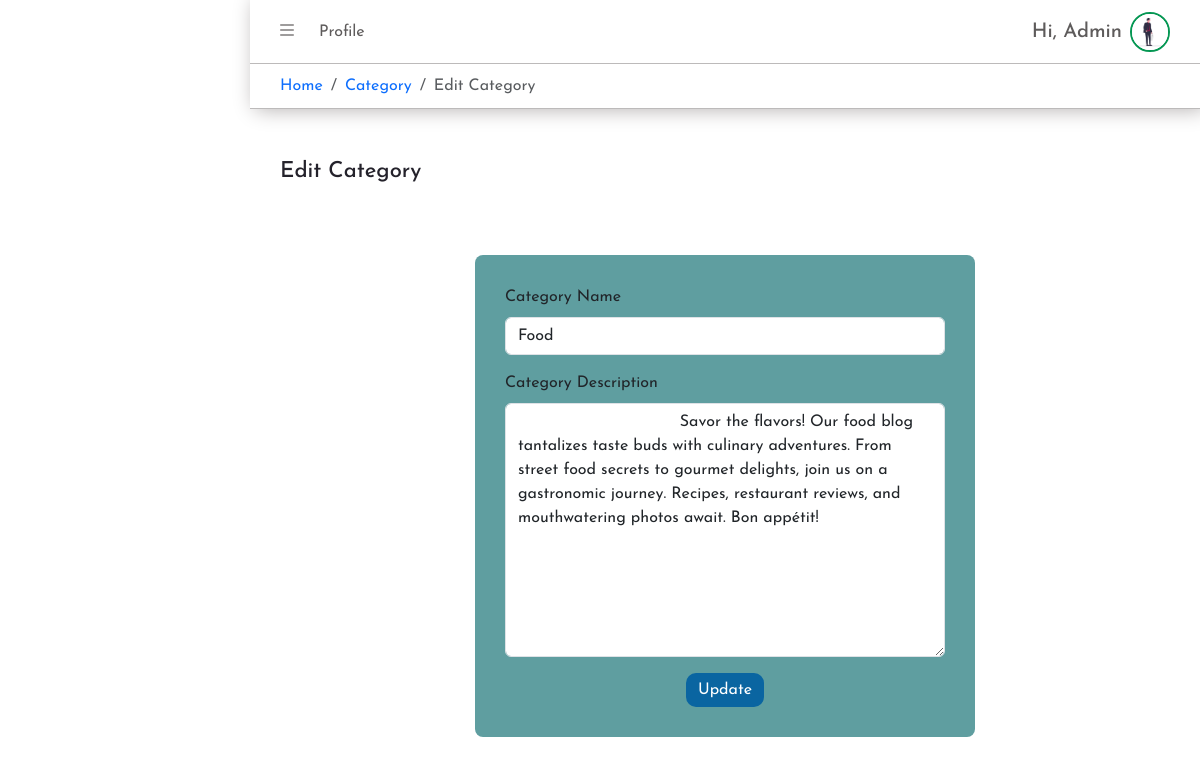
Screenshot of /admin/edit-category.php?cate-id=1 (signed in) with the database file from the repository.
### tables this page shows
CREATE TABLE `user` (
  `user_id` int(11) NOT NULL,
  `user_name` varchar(255) NOT NULL,
  `user_email` varchar(255) NOT NULL,
  `user_password` varchar(255) NOT NULL,
  `avatar` varchar(255) DEFAULT NULL,
  `user_role` enum('admin','user','blogger') NOT NULL DEFAULT 'user',
  `token` int(11) DEFAULT NULL,
  `create_user_data` varchar(255) DEFAULT NULL,
  `update_user_data` varchar(255) DEFAULT NULL,
  `user_show` enum('0','1') NOT NULL DEFAULT '1'
);

CREATE TABLE `post_category` (
  `category_id` int(11) NOT NULL,
  `category_name` varchar(255) NOT NULL,
  `category_desc` varchar(255) NOT NULL,
  `create_category_data` varchar(255) DEFAULT NULL,
  `update_category_data` varchar(255) DEFAULT NULL,
  `category_show` enum('0','1') NOT NULL DEFAULT '1'
);

### admin/admin-save.php (called while the page is built, shortened)
<?php
require_once("../config/connect.php");
$id = $_SESSION['admin-id'];
$searchAdmin = "SELECT * FROM user WHERE user_id = '$id'";
$resSerAdmin = mysqli_fetch_assoc(mysqli_query($conn, $searchAdmin));

### admin/edit-category.php (the view, shortened to what this page needs)
<?php
require_once("../config/connect.php");
require_once("./admin-save.php");
$cate_id = $_GET['cate-id'];
$selectSQL = "SELECT * FROM post_category WHERE category_id = '$cate_id'";
$data = mysqli_fetch_assoc(mysqli_query($conn, $selectSQL));
?>
<!DOCTYPE html>
<html lang="en">
<head>
    <link rel="stylesheet" type="text/css" href="../assets/css/style.css">
    <link rel="stylesheet" type="text/css" href="../assets/css/media.css">
    <link rel="stylesheet" href="https://cdn.jsdelivr.net/npm/bootstrap@5.3.3/dist/css/bootstrap.min.css">
    <link rel="stylesheet" href="https://cdnjs.cloudflare.com/ajax/libs/font-awesome/6.5.2/css/all.min.css">
</head>
<body>
    <section id="dash-main" class="d-flex ">
        <div class="dash-view">
            <div class="dash-view-top sticky-top ">
                <header class="dash-view-header d-flex align-items-center justify-content-between">
                    <div class="dash-v-header-l">
                        <button id="dash-side-toggle"><i class="fa-solid fa-bars"></i></button>
                        <a href="./admin-profile.php" class="dash-head-link">Profile</a>
                    </div>
                    <div class="dash-v-header-r d-flex align-items-center gap-2">
                        <div class="dash-head-text">
                            <h5>Hi, <span>
                                    <?php echo $resSerAdmin['user_name']; ?>
                                </span></h5>
                        </div>
                        <div class="dash-head-img">
                            <?php if ($resSerAdmin['avatar']) : ?>
                                <img src="../uploads/<?php echo $resSerAdmin['avatar']; ?>" alt="Avatar">
                            <?php else : ?>
                                <img src="../uploads/default_avatar.png" alt="Avatar">
                            <?php endif ?>
                        </div>
                    </div>
                </header>
                <div class="dash-bread">
                    <nav aria-label="breadcrumb">
                        <ol class="breadcrumb m-0 ">
                            <li class="breadcrumb-item"><a href="./dashboard.php">Home</a></li>
                            <li class="breadcrumb-item"><a href="./manage-category.php">Category</a></li>
                            <li class="breadcrumb-item active" aria-current="page">Edit Category</li>
                        </ol>
                    </nav>
                </div>
            </div>
            <div class="dash-view-main">
                <h4 class="dash-view-heading">Edit Category</h4>
                <section id="profile-main">
                    <form class="row g-3" method="post" name="edit-cate-form">
                        <div class="col-12">
                            <label class="form-label">Category Name</label>
                            <input type="text" class="form-control" name="name" value="<?php echo $data['category_name']; ?>">
                        </div>
                        <div class="col-12">
                            <label class="form-label">Category Description</label>
                            <textarea name="desc" cols="30" rows="10" class="form-control">
                                <?php echo $data['category_desc']; ?>
                            </textarea>
                        </div>
                        <div class="col-12 d-flex gap-3 justify-content-center align-items-center profile-btn">
                            <button type="submit" name="edit-cate-btn">Update</button>
                        </div>
                    </form>
                </section>
            </div>
        </div>
    </section>
</body>
</html>

### assets/css/style.css (style rules this page uses)
* { padding: 0; margin: 0; box-sizing: border-box; text-decoration: none !important; list-style: none !important; font-family: "Josefin Sans", sans-serif; }
body, html { scroll-behavior: smooth; overflow-x: hidden; position: relative; }
:root { --white: #fff; --light: #e9e6e6; --dark: #0e123a; --primary: #11476c; --secondary: #0a65a1; --info: #3893d0; --accent1: #24222b; --accent2: #3b5aa8; --accent3: #2a6adb; --success: #059753; --warning: #e1c706; --danger: #fe0654; }
#profile-main { max-width: 500px; height: auto; margin: 70px auto; padding: 30px; background-color: #5f9ea0; border-radius: 8px; }
.profile-btn a, .profile-btn button { padding: 5px 12px; border: none; border-radius: 10px; background-color: var(--secondary); color: var(--white); }
#dash-main { width: 100%; height: 100%; }
.dash-view { width: calc(100% - 250px); height: auto; margin-left: auto; transition: 0.3s; }
.dash-view-top { background-color: var(--white); box-shadow: 5px 0px 20px 0px #b0acac; }
.dash-view-header { width: 100%; height: 64px; padding: 0px 30px; border-bottom: 1px solid #bcbaba; }
#dash-side-toggle { background-color: transparent; color: #9e9c9c; border: none; }
.dash-head-link { margin-left: 20px; color: #5e5b5b; }
.dash-head-text h5 { font-size: 20px; color: #5e5b5b; margin: 0; }
.dash-head-img { width: 40px; height: 40px; border-radius: 50%; border: 2px solid var(--success); overflow: hidden; }
.dash-head-img img { width: 100%; height: 100%; object-fit: cover; }
.dash-bread { width: 100%; height: auto; padding: 10px 30px; border-bottom: 1px solid #bcbaba; }
.dash-view-main { margin: 50px 30px; }
.dash-view-heading { font-size: 22px; color: var(--accent1); }

### rows the page displays
user: user_name "Admin", avatar (picture)
post_category: name "Food", desc "Savor the flavors! Our food blog tantalizes taste buds with culinary adventures. From street food secrets to gourmet delights, join us on a gastronomic journey. Recipes, restaurant reviews, and mouthwatering photos await. Bon appétit!"
